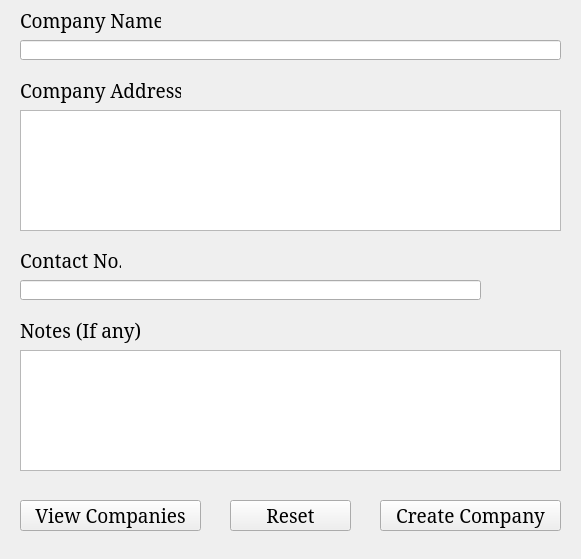
<?xml version="1.0" encoding="UTF-8"?>
<ui version="4.0">
 <class>AddCompanyWindow</class>
 <widget class="QMainWindow" name="AddCompanyWindow">
  <property name="windowModality">
   <enum>Qt::ApplicationModal</enum>
  </property>
  <property name="geometry">
   <rect>
    <x>0</x>
    <y>0</y>
    <width>581</width>
    <height>559</height>
   </rect>
  </property>
  <property name="windowTitle">
   <string>KB Roadways - Add Company</string>
  </property>
  <property name="windowIcon">
   <iconset>
    <normaloff>../__Assets/Logos/CompanyLogo.png</normaloff>../__Assets/Logos/CompanyLogo.png</iconset>
  </property>
  <widget class="QWidget" name="centralwidget">
   <widget class="QLabel" name="lblCompanyName">
    <property name="geometry">
     <rect>
      <x>20</x>
      <y>0</y>
      <width>141</width>
      <height>41</height>
     </rect>
    </property>
    <property name="font">
     <font>
      <family>Constantia</family>
      <pointsize>14</pointsize>
     </font>
    </property>
    <property name="text">
     <string>Company Name</string>
    </property>
   </widget>
   <widget class="QLabel" name="lblCompanyAddress">
    <property name="geometry">
     <rect>
      <x>20</x>
      <y>70</y>
      <width>161</width>
      <height>41</height>
     </rect>
    </property>
    <property name="font">
     <font>
      <family>Constantia</family>
      <pointsize>14</pointsize>
     </font>
    </property>
    <property name="text">
     <string>Company Address</string>
    </property>
   </widget>
   <widget class="QLabel" name="lblLogo">
    <property name="geometry">
     <rect>
      <x>500</x>
      <y>260</y>
      <width>61</width>
      <height>51</height>
     </rect>
    </property>
    <property name="acceptDrops">
     <bool>false</bool>
    </property>
    <property name="autoFillBackground">
     <bool>false</bool>
    </property>
    <property name="text">
     <string/>
    </property>
    <property name="pixmap">
     <pixmap>../__Assets/Logos/CompanyLogo.png</pixmap>
    </property>
    <property name="scaledContents">
     <bool>true</bool>
    </property>
   </widget>
   <widget class="QLineEdit" name="leCompanyName">
    <property name="enabled">
     <bool>true</bool>
    </property>
    <property name="geometry">
     <rect>
      <x>20</x>
      <y>40</y>
      <width>541</width>
      <height>20</height>
     </rect>
    </property>
    <property name="text">
     <string/>
    </property>
    <property name="readOnly">
     <bool>false</bool>
    </property>
   </widget>
   <widget class="QTextEdit" name="teCompanyAddress">
    <property name="geometry">
     <rect>
      <x>20</x>
      <y>110</y>
      <width>541</width>
      <height>121</height>
     </rect>
    </property>
    <property name="acceptRichText">
     <bool>false</bool>
    </property>
   </widget>
   <widget class="QLabel" name="lblContactNo">
    <property name="geometry">
     <rect>
      <x>20</x>
      <y>240</y>
      <width>101</width>
      <height>41</height>
     </rect>
    </property>
    <property name="font">
     <font>
      <family>Constantia</family>
      <pointsize>14</pointsize>
     </font>
    </property>
    <property name="text">
     <string>Contact No.</string>
    </property>
   </widget>
   <widget class="QLineEdit" name="leContactNo">
    <property name="enabled">
     <bool>true</bool>
    </property>
    <property name="geometry">
     <rect>
      <x>20</x>
      <y>280</y>
      <width>461</width>
      <height>20</height>
     </rect>
    </property>
    <property name="text">
     <string/>
    </property>
    <property name="readOnly">
     <bool>false</bool>
    </property>
   </widget>
   <widget class="QLabel" name="lblNotes">
    <property name="geometry">
     <rect>
      <x>20</x>
      <y>310</y>
      <width>121</width>
      <height>41</height>
     </rect>
    </property>
    <property name="font">
     <font>
      <family>Constantia</family>
      <pointsize>14</pointsize>
     </font>
    </property>
    <property name="text">
     <string>Notes (If any)</string>
    </property>
   </widget>
   <widget class="QTextEdit" name="teNotes">
    <property name="geometry">
     <rect>
      <x>20</x>
      <y>350</y>
      <width>541</width>
      <height>121</height>
     </rect>
    </property>
    <property name="acceptRichText">
     <bool>false</bool>
    </property>
   </widget>
   <widget class="QPushButton" name="btnReset">
    <property name="geometry">
     <rect>
      <x>230</x>
      <y>500</y>
      <width>121</width>
      <height>31</height>
     </rect>
    </property>
    <property name="font">
     <font>
      <family>Constantia</family>
      <pointsize>14</pointsize>
     </font>
    </property>
    <property name="text">
     <string>Reset</string>
    </property>
   </widget>
   <widget class="QPushButton" name="btnCreateCompany">
    <property name="geometry">
     <rect>
      <x>380</x>
      <y>500</y>
      <width>181</width>
      <height>31</height>
     </rect>
    </property>
    <property name="font">
     <font>
      <family>Constantia</family>
      <pointsize>14</pointsize>
     </font>
    </property>
    <property name="text">
     <string>Create Company</string>
    </property>
   </widget>
   <widget class="QPushButton" name="btnViewCompanies">
    <property name="geometry">
     <rect>
      <x>20</x>
      <y>500</y>
      <width>181</width>
      <height>31</height>
     </rect>
    </property>
    <property name="font">
     <font>
      <family>Constantia</family>
      <pointsize>14</pointsize>
     </font>
    </property>
    <property name="text">
     <string>View Companies</string>
    </property>
   </widget>
  </widget>
 </widget>
 <tabstops>
  <tabstop>leCompanyName</tabstop>
  <tabstop>teCompanyAddress</tabstop>
  <tabstop>leContactNo</tabstop>
  <tabstop>teNotes</tabstop>
  <tabstop>btnCreateCompany</tabstop>
  <tabstop>btnReset</tabstop>
  <tabstop>btnViewCompanies</tabstop>
 </tabstops>
 <resources/>
 <connections/>
</ui>
